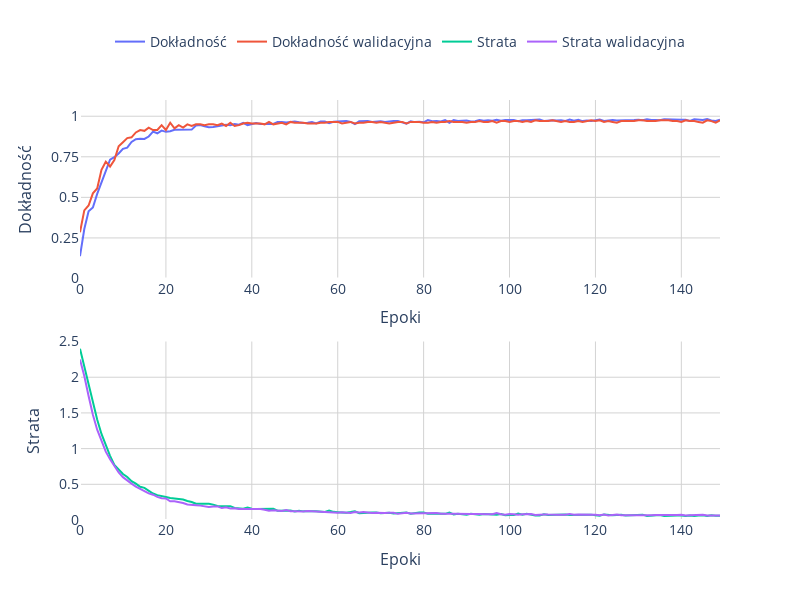

This figure's notebook cell:
### Markdown cell above
# Model evaluate

### Code cell
# import plotly.graph_objects as go
# from plotly.subplots import make_subplots

# fig = make_subplots(rows=1, cols=2)
# fig.add_trace(go.Scatter(x=metrics['epoch'], y=metrics['accuracy'], name='accuracy'), row=1, col=1)
# fig.add_trace(go.Scatter(x=metrics['epoch'], y=metrics['loss'], name='loss'), row=1, col=2)
# fig.add_trace(go.Scatter(x=metrics['epoch'], y=metrics['val_accuracy'], name='val_accuracy'), row=1, col=1)
# fig.add_trace(go.Scatter(x=metrics['epoch'], y=metrics['val_loss'], name='val_loss'), row=1, col=2)

# fig.update_xaxes(title_text='epochs')
# fig.update_yaxes(title_text='accuracy', row=1, col=1)
# fig.update_yaxes(title_text='loss', row=1, col=2)
# fig.update_layout(width=1000, title='Accuracy and Loss')
# fig.show()
import plotly.graph_objects as go
from plotly.subplots import make_subplots

fig = make_subplots(rows=2, cols=1)

fig.add_trace(go.Scatter(x=metrics['epoch'], y=metrics['accuracy'], name='Dokładność'), row=1, col=1)
fig.add_trace(go.Scatter(x=metrics['epoch'], y=metrics['val_accuracy'], name='Dokładność walidacyjna'), row=1, col=1)

fig.add_trace(go.Scatter(x=metrics['epoch'], y=metrics['loss'], name='Strata'), row=2, col=1)
fig.add_trace(go.Scatter(x=metrics['epoch'], y=metrics['val_loss'], name='Strata walidacyjna'), row=2, col=1)

# Powiększone czcionki dla tytułów i etykiet osi X
fig.update_xaxes(title_text='Epoki', row=1, col=1, showgrid=True, gridcolor='lightgray', title_font=dict(size=16), tickfont=dict(size=14))
fig.update_xaxes(title_text='Epoki', row=2, col=1, showgrid=True, gridcolor='lightgray', title_font=dict(size=16), tickfont=dict(size=14))

# Powiększone czcionki dla tytułów i etykiet osi Y
fig.update_yaxes(
    title_text='Dokładność', 
    row=1, col=1, 
    showgrid=True, 
    gridcolor='lightgray',
    dtick=0.25,
    range=[0, 1.1],
    title_font=dict(size=16),  # Czcionka tytułu osi Y
    tickfont=dict(size=14)  # Czcionka etykiet osi Y
)

fig.update_yaxes(
    title_text='Strata', 
    row=2, col=1, 
    showgrid=True, 
    gridcolor='lightgray',
    dtick=0.5,
    range=[0, max(metrics['loss'].max() + 0.1, metrics['val_loss'].max() + 0.1)],
    title_font=dict(size=16),  # Czcionka tytułu osi Y
    tickfont=dict(size=14)  # Czcionka etykiet osi Y
)

# Powiększenie czcionki legendy i tytułu wykresu
fig.update_layout(
    width=800,
    height=600,
    legend=dict(
        orientation="h",
        yanchor="bottom",
        y=1.1,
        xanchor="center",
        x=0.5,
        font=dict(size=14)  # Czcionka legendy
    ),
    plot_bgcolor='white',
)

fig.show()

### Figure 1 — Plotly figure (JSON) as saved in the notebook; plotly's stock layout.template omitted (floating-point values rounded to 4 significant figures; data arrays with more than 128 entries replaced by an {"elided": "..."} marker saying what was removed)
{"data": [{"name": "Dokładność", "type": "scatter", "x": {"elided": "150 int values"}, "xaxis": "x", "y": {"elided": "150 float values"}, "yaxis": "y"}, {"name": "Dokładność walidacyjna", "type": "scatter", "x": {"elided": "150 int values"}, "xaxis": "x", "y": {"elided": "150 float values"}, "yaxis": "y"}, {"name": "Strata", "type": "scatter", "x": {"elided": "150 int values"}, "xaxis": "x2", "y": {"elided": "150 float values"}, "yaxis": "y2"}, {"name": "Strata walidacyjna", "type": "scatter", "x": {"elided": "150 int values"}, "xaxis": "x2", "y": {"elided": "150 float values"}, "yaxis": "y2"}], "layout": {"height": 600, "legend": {"font": {"size": 14}, "orientation": "h", "x": 0.5, "xanchor": "center", "y": 1.1, "yanchor": "bottom"}, "plot_bgcolor": "white", "width": 800, "xaxis": {"anchor": "y", "domain": [0, 1], "gridcolor": "lightgray", "showgrid": true, "tickfont": {"size": 14}, "title": {"font": {"size": 16}, "text": "Epoki"}}, "xaxis2": {"anchor": "y2", "domain": [0, 1], "gridcolor": "lightgray", "showgrid": true, "tickfont": {"size": 14}, "title": {"font": {"size": 16}, "text": "Epoki"}}, "yaxis": {"anchor": "x", "domain": [0.575, 1], "dtick": 0.25, "gridcolor": "lightgray", "range": [0, 1.1], "showgrid": true, "tickfont": {"size": 14}, "title": {"font": {"size": 16}, "text": "Dokładność"}}, "yaxis2": {"anchor": "x2", "domain": [0, 0.425], "dtick": 0.5, "gridcolor": "lightgray", "range": [0, 2.5], "showgrid": true, "tickfont": {"size": 14}, "title": {"font": {"size": 16}, "text": "Strata"}}}}
